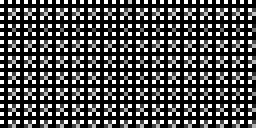
#> input picture res.jpg, 64 x 32 px (shown 4 times larger)
$ jupyter execute demo2_cv.ipynb   (shell and % lines are left out)   (older library calls are emulated)
#> lines starting #> are read from the running program, lines starting #| are printed output that depends on the picture
[cell 1]
from matplotlib import pyplot as plt
import cv2
import numpy as np


matrix = np.loadtxt('matrix1.txt')
# matrix = np.expand_dims(matrix, axis=2)
img = matrix * 255
print(img.shape)
cv2.imwrite("./matrix1.jpg",img)#保存图像
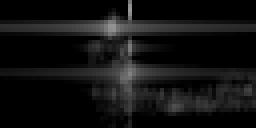
#> saved as matrix1.jpg: shape (32, 64) (shown 4 times larger); min 0, max 151, mean 17.3
plt.figure(figsize=(32,64))
plt.imshow(img, cmap=plt.cm.gray)
plt.show()
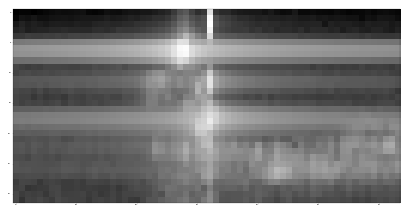
#> figure drawn by matplotlib, 1 panel

[cell 2]
import cv2
import numpy as np

img = cv2.imread('res.jpg')
#> img is the input picture: shape (32, 64, 3); min 0, max 255, mean 80.2
print('img shape:',img.shape)
#| img shape: (32, 64, 3)
# 把图像转为黑白图像
gray_img = cv2.cvtColor(img, cv2.COLOR_BGR2GRAY)
print(gray_img.shape)
#| (32, 64)

[cell 3]
import cv2
image = cv2.imread("res.jpg",0)
winSize = (64,64)
blockSize = (16,16)
blockStride = (8,8)
cellSize = (8,8)
nbins = 9
derivAperture = 1
winSigma = 4.
histogramNormType = 0
L2HysThreshold = 2.0000000000000001e-01
gammaCorrection = 0
nlevels = 64
hog = cv2.HOGDescriptor(winSize,blockSize,blockStride,cellSize,nbins,derivAperture,winSigma,
                        histogramNormType,L2HysThreshold,gammaCorrection,nlevels)
hog.save("hog.xml")
#compute(img[, winStride[, padding[, locations]]]) -> descriptors
winStride = (8,8)
padding = (8,8)
locations = ((10,20),)
hist = hog.compute(image,winStride,padding,locations)
#> hist = 1764 values from 0 to 0
print(hist.shape)
#| (1764,)

[cell 4]
import cv2
import numpy as np
import matplotlib.pyplot as plt
pic=cv2.imread("res.jpg")
pic_float=pic.astype(np.float)
pic1=cv2.cvtColor(pic, cv2.COLOR_RGB2GRAY)

edge=cv2.Canny(pic1,80,170)
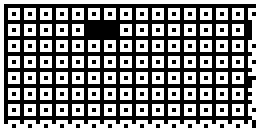
#> edge: shape (32, 64) (shown 4 times larger); 51.3% white; black in thin lines or dots
#cv2.imshow("GRAY",pic1)
#cv2.imshow("EDGE",edge)
pic1=pic1.astype(np.float)
sobelx=cv2.Sobel(pic1,cv2.CV_64F,1,0,ksize=3)
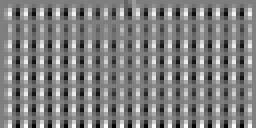
#> sobelx: shape (32, 64) float64 (shown 4 times larger); min -494, max 496, mean 3.8; drawn with min black and max white
sobely=cv2.Sobel(pic1,cv2.CV_64F,0,1,ksize=3)
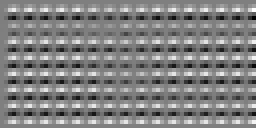
#> sobely: shape (32, 64) float64 (shown 4 times larger); min -520, max 524, mean 9.5; drawn with min black and max white

kernel=np.array([[1.0,2.0,1.0],[2.0,4.0,2.0],[1.0,2.0,1.0]])/16
kernelx=np.array([[-1.0,0.0,1.0],[-2.0,0.0,2.0],[-1.0,0.0,1.0]])/8
kernely=np.array([[1.0,2.0,1.0],[0.0,0.0,0.0],[-1.0,-2.0,-1.0]])/8
pic1=cv2.filter2D(pic1,-1,kernel)
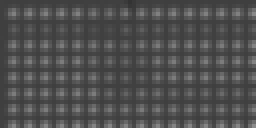
#> pic1: shape (32, 64) float64 (shown 4 times larger); min 51.75, max 139.5, mean 79.7
my_sobelx=cv2.filter2D(pic1,-1,kernelx)+128
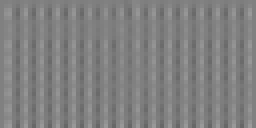
#> my_sobelx: shape (32, 64) float64 (shown 4 times larger); min 102.9, max 155.5, mean 128.4
my_sobely=cv2.filter2D(pic1,-1,kernely)+128
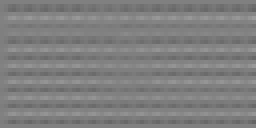
#> my_sobely: shape (32, 64) float64 (shown 4 times larger); min 100.8, max 156.7, mean 127.1

my_sobelx=my_sobelx.astype(np.uint8)
my_sobely=my_sobely.astype(np.uint8)

plt.subplot(2,2,1)
plt.imshow(sobelx,cmap='gray')
plt.title('X'),plt.xticks([1,2]),plt.yticks([3,4])
plt.subplot(2,2,2)
plt.imshow(sobely,cmap='gray')
plt.title('Y'),plt.xticks([]),plt.yticks([])
plt.subplot(2,2,3)
plt.imshow(my_sobelx,cmap='gray')
plt.title('MY_X'),plt.xticks([1,2]),plt.yticks([3,4])
plt.subplot(2,2,4)
plt.imshow(my_sobely,cmap='gray')
plt.title('MY_Y'),plt.xticks([]),plt.yticks([])
plt.show()
